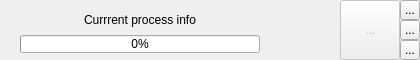
<?xml version="1.0" encoding="UTF-8"?>
<ui version="4.0">
 <class>OngoingProcessWidget</class>
 <widget class="QFrame" name="OngoingProcessWidget">
  <property name="geometry">
   <rect>
    <x>0</x>
    <y>0</y>
    <width>420</width>
    <height>60</height>
   </rect>
  </property>
  <property name="sizePolicy">
   <sizepolicy hsizetype="Fixed" vsizetype="Ignored">
    <horstretch>0</horstretch>
    <verstretch>0</verstretch>
   </sizepolicy>
  </property>
  <property name="minimumSize">
   <size>
    <width>420</width>
    <height>60</height>
   </size>
  </property>
  <property name="maximumSize">
   <size>
    <width>420</width>
    <height>10000</height>
   </size>
  </property>
  <property name="windowTitle">
   <string/>
  </property>
  <property name="frameShape">
   <enum>QFrame::NoFrame</enum>
  </property>
  <property name="frameShadow">
   <enum>QFrame::Raised</enum>
  </property>
  <property name="lineWidth">
   <number>0</number>
  </property>
  <layout class="QHBoxLayout" name="horizontalLayout" stretch="10,0,0,0">
   <property name="spacing">
    <number>0</number>
   </property>
   <property name="leftMargin">
    <number>0</number>
   </property>
   <property name="topMargin">
    <number>0</number>
   </property>
   <property name="rightMargin">
    <number>0</number>
   </property>
   <property name="bottomMargin">
    <number>0</number>
   </property>
   <item>
    <layout class="QVBoxLayout" name="verticalLayout_2" stretch="10,6">
     <property name="spacing">
      <number>0</number>
     </property>
     <property name="leftMargin">
      <number>20</number>
     </property>
     <property name="topMargin">
      <number>5</number>
     </property>
     <property name="rightMargin">
      <number>20</number>
     </property>
     <property name="bottomMargin">
      <number>7</number>
     </property>
     <item>
      <widget class="QLabel" name="_LA_ongoingProcessInfoLabel">
       <property name="sizePolicy">
        <sizepolicy hsizetype="Expanding" vsizetype="Expanding">
         <horstretch>0</horstretch>
         <verstretch>0</verstretch>
        </sizepolicy>
       </property>
       <property name="minimumSize">
        <size>
         <width>200</width>
         <height>30</height>
        </size>
       </property>
       <property name="maximumSize">
        <size>
         <width>16777215</width>
         <height>16777215</height>
        </size>
       </property>
       <property name="text">
        <string>Currrent process info</string>
       </property>
       <property name="alignment">
        <set>Qt::AlignCenter</set>
       </property>
      </widget>
     </item>
     <item>
      <widget class="QProgressBar" name="_PB_ongoingProcessCompletion">
       <property name="sizePolicy">
        <sizepolicy hsizetype="Expanding" vsizetype="Expanding">
         <horstretch>0</horstretch>
         <verstretch>0</verstretch>
        </sizepolicy>
       </property>
       <property name="minimumSize">
        <size>
         <width>200</width>
         <height>15</height>
        </size>
       </property>
       <property name="value">
        <number>0</number>
       </property>
       <property name="alignment">
        <set>Qt::AlignJustify|Qt::AlignTop</set>
       </property>
      </widget>
     </item>
    </layout>
   </item>
   <item>
    <widget class="MatisseServer::LiveProcessWheel" name="_WID_liveProcessWheel" native="true">
     <property name="sizePolicy">
      <sizepolicy hsizetype="Fixed" vsizetype="Fixed">
       <horstretch>0</horstretch>
       <verstretch>0</verstretch>
      </sizepolicy>
     </property>
     <property name="minimumSize">
      <size>
       <width>60</width>
       <height>60</height>
      </size>
     </property>
     <property name="maximumSize">
      <size>
       <width>60</width>
       <height>60</height>
      </size>
     </property>
    </widget>
   </item>
   <item>
    <widget class="QToolButton" name="_TBU_stopButton">
     <property name="enabled">
      <bool>false</bool>
     </property>
     <property name="sizePolicy">
      <sizepolicy hsizetype="Expanding" vsizetype="Expanding">
       <horstretch>0</horstretch>
       <verstretch>0</verstretch>
      </sizepolicy>
     </property>
     <property name="minimumSize">
      <size>
       <width>60</width>
       <height>60</height>
      </size>
     </property>
     <property name="maximumSize">
      <size>
       <width>10000</width>
       <height>10000</height>
      </size>
     </property>
     <property name="toolTip">
      <string>Arreter le traitement en cours</string>
     </property>
     <property name="text">
      <string>...</string>
     </property>
     <property name="icon">
      <iconset resource="icons.qrc">
       <normaloff>:/qss_icons/icons/Main_orange.svg</normaloff>:/qss_icons/icons/Main_orange.svg</iconset>
     </property>
     <property name="iconSize">
      <size>
       <width>36</width>
       <height>36</height>
      </size>
     </property>
    </widget>
   </item>
   <item>
    <layout class="QVBoxLayout" name="verticalLayout">
     <property name="spacing">
      <number>0</number>
     </property>
     <property name="sizeConstraint">
      <enum>QLayout::SetMinimumSize</enum>
     </property>
     <item>
      <widget class="QToolButton" name="_TBU_closeButton">
       <property name="minimumSize">
        <size>
         <width>20</width>
         <height>20</height>
        </size>
       </property>
       <property name="maximumSize">
        <size>
         <width>20</width>
         <height>20</height>
        </size>
       </property>
       <property name="toolTip">
        <string>Fermer l'application</string>
       </property>
       <property name="text">
        <string>...</string>
       </property>
       <property name="icon">
        <iconset resource="icons.qrc">
         <normaloff>:/qss_icons/icons/fermer.svg</normaloff>:/qss_icons/icons/fermer.svg</iconset>
       </property>
       <property name="iconSize">
        <size>
         <width>16</width>
         <height>16</height>
        </size>
       </property>
      </widget>
     </item>
     <item>
      <widget class="QToolButton" name="_TBU_maximizeRestoreButton">
       <property name="minimumSize">
        <size>
         <width>20</width>
         <height>20</height>
        </size>
       </property>
       <property name="maximumSize">
        <size>
         <width>20</width>
         <height>20</height>
        </size>
       </property>
       <property name="toolTip">
        <string>Agrandir la fenetre principale</string>
       </property>
       <property name="text">
        <string>...</string>
       </property>
       <property name="icon">
        <iconset resource="icons.qrc">
         <normaloff>:/qss_icons/icons/agrandir.svg</normaloff>:/qss_icons/icons/agrandir.svg</iconset>
       </property>
      </widget>
     </item>
     <item>
      <widget class="QToolButton" name="_TBU_minimizeButton">
       <property name="minimumSize">
        <size>
         <width>20</width>
         <height>20</height>
        </size>
       </property>
       <property name="maximumSize">
        <size>
         <width>20</width>
         <height>20</height>
        </size>
       </property>
       <property name="toolTip">
        <string>Reduire la fenetre principale</string>
       </property>
       <property name="text">
        <string>...</string>
       </property>
       <property name="icon">
        <iconset resource="icons.qrc">
         <normaloff>:/qss_icons/icons/reduire.svg</normaloff>:/qss_icons/icons/reduire.svg</iconset>
       </property>
      </widget>
     </item>
    </layout>
   </item>
  </layout>
 </widget>
 <customwidgets>
  <customwidget>
   <class>MatisseServer::LiveProcessWheel</class>
   <extends>QWidget</extends>
   <header>LiveProcessWheel.h</header>
   <container>1</container>
  </customwidget>
 </customwidgets>
 <resources>
  <include location="icons.qrc"/>
 </resources>
 <connections/>
</ui>
